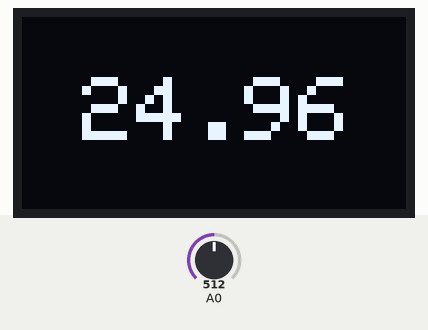
A sketch run on a simulated Arduino Uno, built with avr-gcc and run on an emulated ATmega328P. On the bench: 128×64 one-colour display. The inputs (shaded band) are chosen by the test bench; at power-on: A0 = 512. The display library's start-up logo is not drawn; what the sketch prints to the serial monitor is not drawn.

Above: at 1.2 s.
1.3 s: A0 set to 716
At 2.4 s:
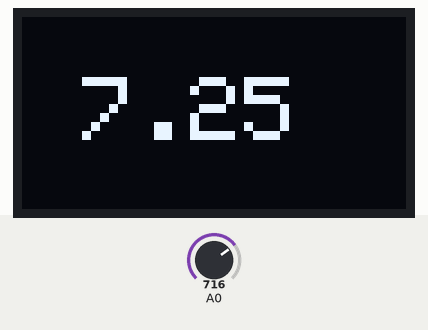
2.9 s: A0 set to 900
At 3.4 s:
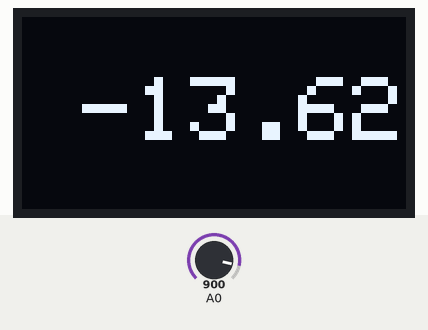
4.6 s: A0 set to 1023
At 5.7 s:
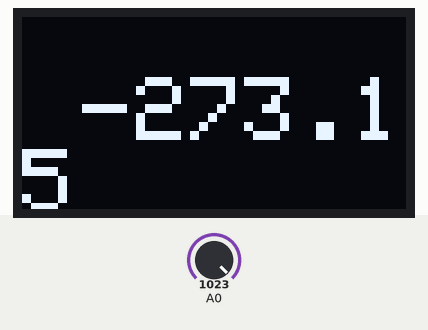
Timing chart, 0 to 7.6 s (numbered marks = the images above; inputs shaded):
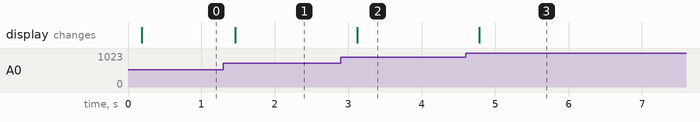

Measured:
- after the input at 1.3 s, the display: changes after 0.16 s (image 1)
- after the input at 2.9 s, the display: changes after 0.22 s (image 2)
- after the input at 4.6 s, the display: changes after 0.19 s (image 3)

The sketch:

thermistor_to_OLED.ino
```cpp
#include <SPI.h>
#include <Wire.h>
#include <Adafruit_GFX.h>
#include <Adafruit_SSD1306.h>


#define SCREEN_WIDTH 128 // OLED display width, in pixels
#define SCREEN_HEIGHT 64 // OLED display height, in pixels

// Declaration for an SSD1306 display connected to I2C (SDA, SCL pins)
// The pins for I2C are defined by the Wire-library.
// On an arduino UNO:       A4(SDA), A5(SCL)
// On an arduino MEGA 2560: 20(SDA), 21(SCL)
// On an arduino LEONARDO:   2(SDA),  3(SCL), ...
#define OLED_RESET     4 // Reset pin # (or -1 if sharing Arduino reset pin)
#define SCREEN_ADDRESS 0x3C ///< See datasheet for Address; 0x3D for 128x64, 0x3C for 128x32
Adafruit_SSD1306 display(SCREEN_WIDTH, SCREEN_HEIGHT, &Wire, OLED_RESET);

#define RT0 10000   // Ω
#define B 3988     // K
#define VCC 5    //Supply voltage
#define R 10000  //R=10KΩ

float RT, VR, ln, TX, T0, VRT;

void setup() {


Serial.begin(9600);
  T0 = 25 + 273.15;
pinMode(A0,INPUT);

  if(!display.begin(SSD1306_SWITCHCAPVCC, SCREEN_ADDRESS)) {
    Serial.println(F("SSD1306 allocation failed"));
    for(;;); // Don't proceed, loop forever
  }


}

void loop() {
 display.display(); display.clearDisplay();
  VRT = analogRead(A0);              //Acquisition analog value of VRT
  VRT = (5.00 / 1023.00) * VRT;      //Conversion to voltage
  VR = VCC - VRT;
  RT = VRT / (VR / R);               //Resistance of RT

  ln = log(RT / RT0);
  TX = (1 / ((ln / B) + (1 / T0))); //Temperature from thermistor

  TX = TX - 273.15;                 //Conversion to Celsius


Serial.println(A0);

  display.setTextSize(3);             // Normal 1:1 pixel scale
  display.setTextColor(SSD1306_WHITE);        // Draw white text
  display.setCursor(20,20);             // Start at top-left corner
  display.print(TX);
delay(100);
}
```
